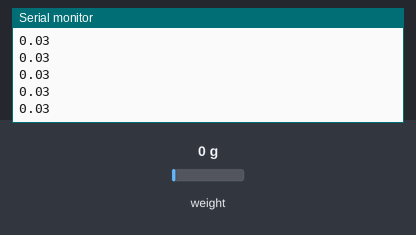
A sketch run on a simulated Arduino Uno, built with avr-gcc and run on an emulated ATmega328P. On the bench: the last lines printed to the serial monitor. The test bench sets the inputs (shaded band); at power-on: weight on the scale 0 g.

Above: at 2.2 s.
2.3 s: weight on the scale set to 100 g
At 2.56 s:
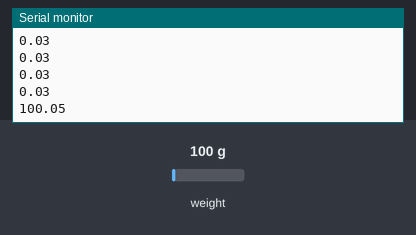
3.8 s: weight on the scale set to 1250 g
At 3.96 s:
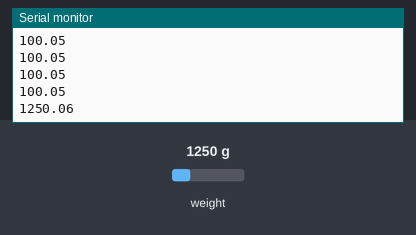
Timing chart, 0 to 6.8 s (numbered marks = the images above; inputs shaded):
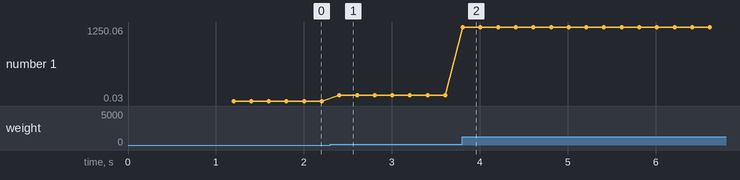

Measured:
- after the input at 2.3 s, the serial monitor: prints a new line after 0.10 s (image 1)
- after the input at 3.8 s, the serial monitor: prints a new line at once (image 2)
- plotted number 1: 0.03 → 100.05 after the input at 2.3 s, 100.05 → 1250.06 after the input at 3.8 s

The sketch:

PengukurBeban.ino
```cpp
#include <HX711.h>

long rawdat;
long rawsck;

//nilai kalibrasi
float untukkalibrasi;
float refberat = 7000;
float scalenum;

//nilai scale
float scale1;
float scale2;

// HX711 pin
const int dout = 2;
const int sck = 3;

//nilai berat
long berat;

HX711 scale;

void setup() {
  Serial.begin(57600);
  //Serial.print("~~~~~TIMBANGAN~~~~~");
  scale.begin(dout, sck);

  //Kalibrasi
  /*scale.set_scale();
  Serial.print("~~~~~KALIBRASI~~~~~");
  Serial.print("\n");
  Serial.print("Tare");
  scale.tare();
  Serial.print("\n Tare Selesai");
  delay(3000);
  Serial.print("\n");
  Serial.println("taro beban");
  delay(15000);
  float untukkalibrasi = scale.get_units(50);
  Serial.print("catet nilai untuk kalibrasi: ");
  Serial.println(untukkalibrasi);
  Serial.print("berat: ");
  Serial.println(refberat);
  float scalenum = untukkalibrasi/refberat;
  Serial.print("input set_scale: ");
  Serial.println(scalenum);*/

  //nilai berat
  //nilai scale load cell 200 kg = 15.94
  float scale1 = 17;
  //nilai scale load cell 5 kg = 425.54
  float scale2 = 425.54;
  scale.set_scale(scale2);
  scale.tare();
  //Serial.print("\n Taruh Beban");
}

void loop() {
  //Serial.print("\n");
  //Serial.print("Berat: ");
  long berat = Serial.print(scale.get_units(2), 1);
  Serial.println(berat);
  //Serial.print(" Gram");

}
```
